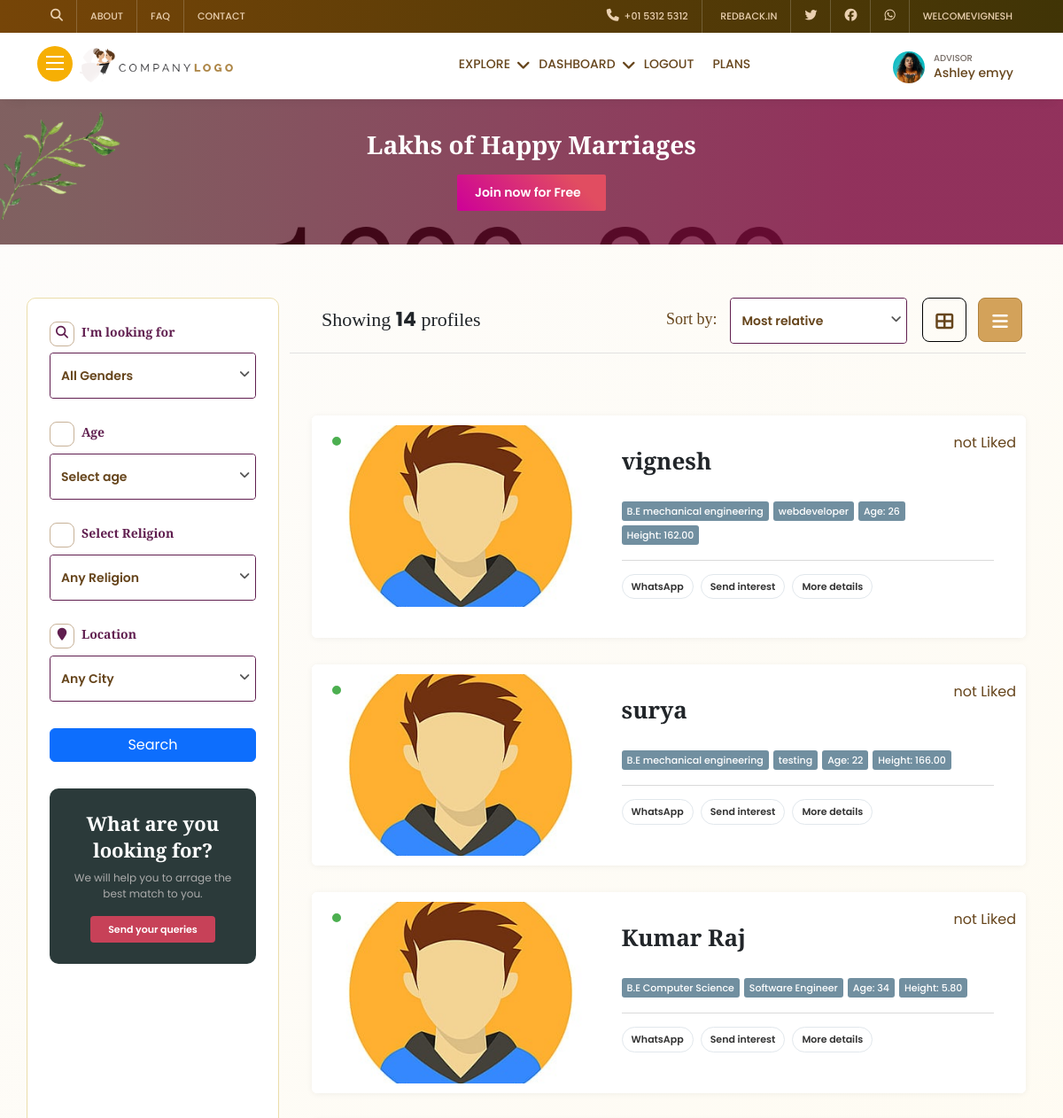
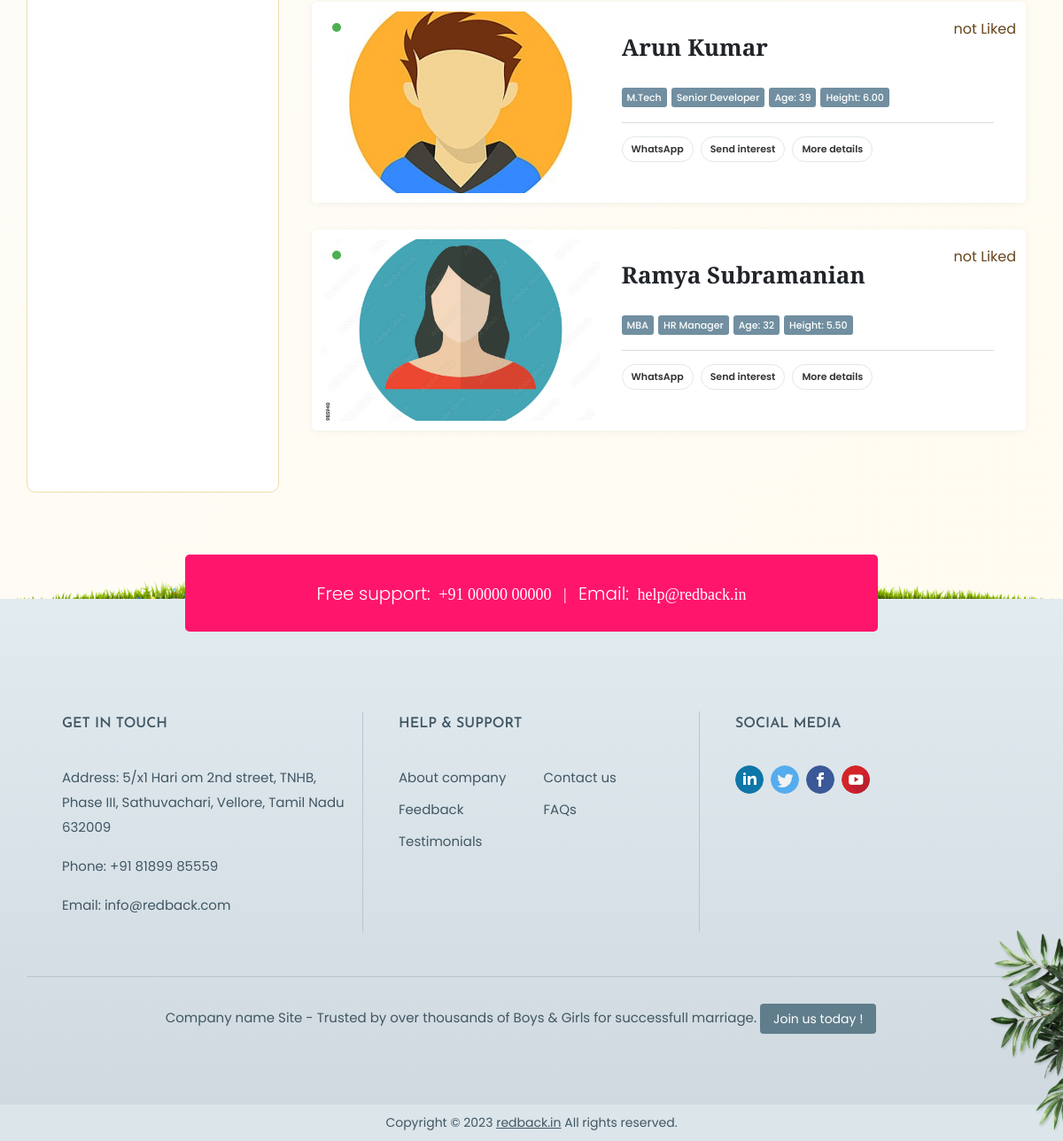
The app's page /allprofiles/ (signed in) with its own data (2 pictures, top to bottom).
### app/models.py (models this page shows, shortened)
class User(AbstractBaseUser,PermissionsMixin):
    email = models.EmailField(max_length=255, unique=True)
    name = models.CharField(max_length=255)
    phone = models.CharField(max_length=15)
    is_active = models.BooleanField(default=True)
    is_admin = models.BooleanField(default=False)
    is_superuser=models.BooleanField(default=False)
    objects = UserManager()
    USERNAME_FIELD = 'email'
    REQUIRED_FIELDS = ['name', 'phone']

class Biodata(models.Model):
    user = models.OneToOneField(User, on_delete=models.CASCADE)
    gender = models.CharField(choices=genderchoices,max_length=10)
    city = models.ForeignKey(City, on_delete=models.SET_NULL, null=True)
    date_of_birth = models.DateField()
    age = models.IntegerField()
    height = models.DecimalField(max_digits=5, decimal_places=2)  # Example: 5.9 for 5'9"
    weight = models.DecimalField(max_digits=5, decimal_places=2)  # Example: 70.5 for 70.5 kg
    father_name = models.CharField(max_length=150)
    mother_name = models.CharField(max_length=150)
    address = models.TextField()
    job_type = models.ForeignKey(JobType, on_delete=models.SET_NULL, null=True)
    company_name = models.CharField(max_length=150)
    salary = models.IntegerField()
    job_experience = models.DecimalField(max_digits=5, decimal_places=2)  # Example: 3.5 for 3.5 years
    degree = models.CharField(max_length=150)
    about = models.TextField(default='no details')
    school = models.CharField(max_length=150)
    college = models.CharField(max_length=150)
    whatsapp_link = models.URLField(max_length=200, blank=True, null=True)
    facebook_link = models.URLField(max_length=200, blank=True, null=True)
    instagram_link = models.URLField(max_length=200, blank=True, null=True)
    x_link = models.URLField(max_length=200, blank=True, null=True)  # X (formerly Twitter)
    youtube_link = models.URLField(max_length=200, blank=True, null=True)
    linkedin_link = models.URLField(max_length=200, blank=True, null=True)
    hobbies = models.ManyToManyField(Hobby)
    religion = models.ForeignKey(Religion, on_delete=models.SET_NULL, null=True)
    family_name = models.CharField(max_length=150)
    profession = models.CharField(max_length=150)
    position = models.CharField(max_length=150)
    image1 = models.ImageField(upload_to='images/profile', blank=True, null=True)
    image2 = models.ImageField(upload_to='images/profile', blank=True, null=True)
    image3 = models.ImageField(upload_to='images/profile', blank=True, null=True)
    image4 = models.ImageField(upload_to='images/profile', blank=True, null=True)

### app/views/biodataview.py (the view, shortened to what this page needs)
# urls.py: path('allprofiles/', biodataview.allprofiles, name='allprofiles'),
def allprofiles(request):
    profiles = Biodata.objects.all()
    cities = City.objects.all()
    religions = Religion.objects.all()
    context = {'cities': cities, 'religions': religions}
    totalprofiles = profiles.count()
    paginator = Paginator(profiles, 5)  # 5 profiles per page
    page_number = request.GET.get('page')
    page_obj = paginator.get_page(page_number)
    for profile in page_obj:
        profile.user_has_liked = Like.objects.filter(user=request.user, biodata=profile).exists()
    return render(request, 'pages/allprofiles.html', {
        'profiles': page_obj,
        'totalprofiles': totalprofiles,
        'cities': cities,
        'religions': religions
    })

### templates/pages/allprofiles.html (shortened to what this page needs)
{% extends 'base/base.html' %}
{% load static %}
{% block content %}
    <section>
        <div class="all-pro-head">
            <div class="container">
                <div class="row">
                    <h1>Lakhs of Happy Marriages</h1>
                    <a href="sign-up.html">Join now for Free </a>
                </div>
            </div>
        </div>
    </section>
    <section>
        <div class="all-weddpro all-jobs all-serexp chosenini">
            <div class="container">
                <div class="row">
                    <div class="col-md-3 fil-mob-view">
                        <form method="post" action="{% url 'search' %}">
                        <div class="filt-com lhs-cate">
                            <h4><i class="fa fa-search" aria-hidden="true"></i> I'm looking for</h4>
                            <div class="form-group">
                                <select class="chosen-select" name='gender'>
                                    <option value="all">All Genders</option>
                                </select>
                            </div>
                        </div>
                        <div class="filt-com lhs-cate">
                            <h4><i class="fa fa-clock-o" aria-hidden="true"></i>Age</h4>
                            <div class="form-group">
                                <select class="chosen-select" name='age'>
                                    <option value="">Select age</option>
                                </select>
                            </div>
                        </div>
                        <div class="filt-com lhs-cate">
                            <h4><i class="fa fa-bell-o" aria-hidden="true"></i>Select Religion</h4>
                            <div class="form-group">
                                <select class="chosen-select" name='religion'>
                                    <option value="all">Any Religion</option>
                                </select>
                            </div>
                        </div>
                        <div class="filt-com lhs-cate">
                            <h4><i class="fa fa-map-marker" aria-hidden="true"></i>Location</h4>
                            <div class="form-group">
                                <select class="chosen-select" name='city'>
                                    <option value="all">Any City</option>
                                </select>
                            </div>
                        </div>
                        <div class="filt-com">
                            <button class="btn btn-primary px-3" style="width: 100%;" type="submit">Search</button>
                        </div>
                    </form>
                        <div class="filt-com filt-send-query">
                            <div class="send-query">
                                <h5>What are you looking for?</h5>
                                <p>We will help you to arrage the best match to you.</p>
                                <a href="#!" data-toggle="modal" data-target="#expfrm">Send your queries</a>
                            </div>
                        </div>
                    </div>
                    <div class="col-md-9">
                        <div class="short-all">
                            <div class="short-lhs">
                                Showing <b>{{totalprofiles}}</b> profiles
                            </div>
                            <div class="short-rhs">
                                <ul>
                                    <li>
                                        Sort by:
                                    </li>
                                    <li>
                                        <div class="form-group">
                                            <select class="chosen-select">
                                                <option value="">Most relative</option>
                                            </select>
                                        </div>
                                    </li>
                                    <li>
                                        <div class="sort-grid sort-grid-1">
                                            <i class="fa fa-th-large" aria-hidden="true"></i>
                                        </div>
                                    </li>
                                    <li>
                                        <div class="sort-grid sort-grid-2 act">
                                            <i class="fa fa-bars" aria-hidden="true"></i>
                                        </div>
                                    </li>
                                </ul>
                            </div>
                        </div>
                        <div class="all-list-sh">
                            <ul>
                                {% include 'inc/allprofile/all1.html' %}
                            </ul>
                        </div>
                    </div>
                </div>
            </div>
        </div>
    </section>
{% endblock content %}

### templates/inc/home/headersection.html (shortened to what this page needs)
    {% load static %}
    <div class="head-top">
        <div class="container">
            <div class="row">
                <div class="lhs">
                    <ul>
                        <li><a href="#!" class="ser-open"><i class="fa fa-search" aria-hidden="true"></i></a></li>
                        <li><a href="{% url 'about' %}">About</a></li>
                        <li><a href="{% url 'faq' %}">FAQ</a></li>
                        <li><a href="{% url 'contact' %}">Contact</a></li>
                    </ul>
                </div>
                <div class="rhs">
                    <ul>
                        <li><a href="tel:+9704462944"><i class="fa fa-phone" aria-hidden="true"></i> &nbsp;+01 5312
                                5312</a></li>
                        <li><a href="mailto:info@example.com">&nbsp; redback.in</a></li>
                        <li><a href="#!"><i class="fa-brands fa-twitter"></i></a></li>
                        <li><a href="#!"><i class="fa-brands fa-facebook"></i></a></li>
                        <li><a href="#!"><i class="fa-brands fa-whatsapp"></i></a></li>
                        {% if request.user.is_authenticated %}
                        <li><a href="#!">welcome{{ request.user.name }}</a></li>
                        {% endif %}
                    </ul>
                </div>
            </div>
        </div>
    </div>
    <div class="hom-top">
        <div class="container">
            <div class="row">
                <div class="hom-nav">
                    <div class="logo">
                        <span class="menu desk-menu">
                            <i></i><i></i><i></i>
                        </span>
                        <a href="{% url 'home' %}" class="logo-brand"><img src="{% static 'images/logo-b.png' %}" alt="" loading="lazy"
                                class="ic-logo"></a>
                    </div>
                    <div class="bl">
                        <ul>
                            <li class="smenu-pare">
                                <span class="smenu">Explore</span>
                            </li>
                            {% if request.user.is_authenticated %}
                            <li class="smenu-pare">
                                <span class="smenu">Dashboard</span>
                            </li>
                            <li><a href="{% url 'logout' %}">Logout</a></li>
                            {% else %}
                            <li><a href="{% url 'register' %}">Register</a></li>
                            <li><a href="{% url 'login' %}">login</a></li>
                            {% endif %}
                            <li><a href="{% url 'plan' %}">Plans</a></li>
                        </ul>
                    </div>
                    <div class="al">
                        <div class="head-pro">
                            <img src="{% static 'images/og/emp1.jpg' %}" alt="" loading="lazy">
                            <b>Advisor</b><br>
                            <h4>Ashley emyy</h4>
                            <span class="fclick"></span>
                        </div>
                    </div>
                </div>
            </div>
        </div>
    </div>

### templates/inc/allprofile/all1.html (shortened to what this page needs)
{% load static %}
<div class="all-list-sh">
    <ul id="profile-list">
        {% for item in profiles %}
        <li>
            <div class="all-pro-box user-avil-onli" data-useravil="avilyes" data-aviltxt="Available online">
                <div class="pro-img">
                    <a href="{% url 'profile_detail' item.id %}">
                        {% if not item.image1 %}
                        {% if item.gender == 'Male' %}
                            <img src="{% static 'images/couples/maleavatar.jpg' %}" alt="male">
                        {% else %}
                            <img src="{% static 'images/couples/femaleavatar.jpg' %}" alt="female">
                        {% endif %}
                        {% else %}
                            <img src="{{ item.image1.url }}" alt="original">
                        {% endif %}
                    </a>
                    <div class="pro-ave" title="User currently available">
                        <span class="pro-ave-yes"></span>
                    </div>
                </div>
                <div class="pro-detail">
                    <h4><a href="{% url 'profile_detail' item.id %}">{{ item.user.name }}</a></h4>
                    <div class="pro-bio">
                        <span>{{ item.degree }}</span>
                        <span>{{ item.profession }}</span>
                        <span>Age: {{ item.age }}</span>
                        <span>Height: {{ item.height }}</span>
                    </div>
                    <div class="links">
                        <a href="#!">WhatsApp</a>
                        <a href="#!" class="cta cta-sendint" data-bs-toggle="modal" data-bs-target="#sendInter">Send interest</a>
                        <a href="profile-details.html">More details</a>
                    </div>
                </div>
                {% if item.user_has_liked %}
                <span class="enq-sav like-icon" data-biodata-id="{{ item.id }}" data-liked="true" title="Click to remove like.">
                    <i class="fa fa-thumbs-up" aria-hidden="true"></i> liked
                </span>
                {% else %}
                <span class="enq-sav like-icon" data-biodata-id="{{ item.id }}" data-liked="false" title="Click to like.">
                    <i class="fa fa-thumbs-o-down" aria-hidden="true"></i> not Liked
                </span>
                {% endif %}
            </div>
        </li>
        {% endfor %}
    </ul>
</div>

### templates/base/base.html (style rules this page uses)
body { user-select: none; }

### records on screen
User: user.name "VIGNESH"
Biodata: user.name "vignesh", degree "B.E mechanical engineering", profession "webdeveloper", age "26", height "162.00"
Biodata: user.name "surya", degree "B.E mechanical engineering", profession "testing", age "22", height "166.00"
Biodata: user.name "Kumar Raj", degree "B.E Computer Science", profession "Software Engineer", age "34", height "5.80"
Biodata: user.name "Arun Kumar", degree "M.Tech", profession "Senior Developer", age "39", height "6.00"
Biodata: user.name "Ramya Subramanian", degree "MBA", profession "HR Manager", age "32", height "5.50"

### other values on screen
{{ totalprofiles }} "14"
